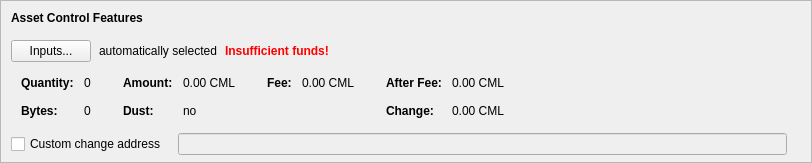
      <widget class="QFrame" name="frameAssetControl">
       <property name="sizePolicy">
        <sizepolicy hsizetype="Expanding" vsizetype="Fixed">
         <horstretch>0</horstretch>
         <verstretch>0</verstretch>
        </sizepolicy>
       </property>
       <property name="maximumSize">
        <size>
         <width>16777215</width>
         <height>16777215</height>
        </size>
       </property>
       <property name="frameShape">
        <enum>QFrame::StyledPanel</enum>
       </property>
       <property name="frameShadow">
        <enum>QFrame::Sunken</enum>
       </property>
       <layout class="QVBoxLayout" name="verticalLayoutAssetControl2">
        <property name="spacing">
         <number>0</number>
        </property>
        <property name="leftMargin">
         <number>0</number>
        </property>
        <property name="topMargin">
         <number>0</number>
        </property>
        <property name="rightMargin">
         <number>0</number>
        </property>
        <property name="bottomMargin">
         <number>6</number>
        </property>
        <item>
         <layout class="QVBoxLayout" name="verticalLayoutAssetControl" stretch="0,0,0,0,1">
          <property name="spacing">
           <number>0</number>
          </property>
          <property name="leftMargin">
           <number>10</number>
          </property>
          <property name="topMargin">
           <number>10</number>
          </property>
          <item>
           <layout class="QHBoxLayout" name="horizontalLayoutAssetControl1">
            <property name="bottomMargin">
             <number>15</number>
            </property>
            <item>
             <widget class="QLabel" name="labelAssetControlFeatures">
              <property name="sizePolicy">
               <sizepolicy hsizetype="Preferred" vsizetype="Maximum">
                <horstretch>0</horstretch>
                <verstretch>0</verstretch>
               </sizepolicy>
              </property>
              <property name="font">
               <font>
                <weight>75</weight>
                <bold>true</bold>
               </font>
              </property>
              <property name="styleSheet">
               <string notr="true">font-weight:bold;</string>
              </property>
              <property name="text">
               <string>Asset Control Features</string>
              </property>
             </widget>
            </item>
           </layout>
          </item>
          <item>
           <layout class="QHBoxLayout" name="horizontalLayoutAssetControl2" stretch="0,0,0,0">
            <property name="spacing">
             <number>8</number>
            </property>
            <property name="bottomMargin">
             <number>10</number>
            </property>
            <item>
             <widget class="QPushButton" name="pushButtonAssetControl">
              <property name="styleSheet">
               <string notr="true"/>
              </property>
              <property name="text">
               <string>Inputs...</string>
              </property>
              <property name="autoDefault">
               <bool>false</bool>
              </property>
             </widget>
            </item>
            <item>
             <widget class="QLabel" name="labelAssetControlAutomaticallySelected">
              <property name="text">
               <string>automatically selected</string>
              </property>
              <property name="margin">
               <number>5</number>
              </property>
             </widget>
            </item>
            <item>
             <widget class="QLabel" name="labelAssetControlInsuffFunds">
              <property name="font">
               <font>
                <weight>75</weight>
                <bold>true</bold>
               </font>
              </property>
              <property name="styleSheet">
               <string notr="true">color:red;font-weight:bold;</string>
              </property>
              <property name="text">
               <string>Insufficient funds!</string>
              </property>
              <property name="margin">
               <number>5</number>
              </property>
             </widget>
            </item>
            <item>
             <spacer name="horizontalSpacerAssetControl">
              <property name="orientation">
               <enum>Qt::Horizontal</enum>
              </property>
              <property name="sizeHint" stdset="0">
               <size>
                <width>40</width>
                <height>1</height>
               </size>
              </property>
             </spacer>
            </item>
           </layout>
          </item>
          <item>
           <widget class="QWidget" name="widgetAssetControl" native="true">
            <property name="sizePolicy">
             <sizepolicy hsizetype="Preferred" vsizetype="Preferred">
              <horstretch>0</horstretch>
              <verstretch>0</verstretch>
             </sizepolicy>
            </property>
            <property name="minimumSize">
             <size>
              <width>0</width>
              <height>0</height>
             </size>
            </property>
            <property name="styleSheet">
             <string notr="true"/>
            </property>
            <layout class="QHBoxLayout" name="horizontalLayoutAssetControl5">
             <property name="leftMargin">
              <number>0</number>
             </property>
             <property name="topMargin">
              <number>0</number>
             </property>
             <property name="rightMargin">
              <number>0</number>
             </property>
             <property name="bottomMargin">
              <number>0</number>
             </property>
             <item>
              <layout class="QHBoxLayout" name="horizontalLayoutAssetControl3" stretch="0,0,0,1">
               <property name="spacing">
                <number>20</number>
               </property>
               <property name="topMargin">
                <number>0</number>
               </property>
               <property name="bottomMargin">
                <number>10</number>
               </property>
               <item>
                <layout class="QFormLayout" name="formLayoutAssetControl1">
                 <property name="horizontalSpacing">
                  <number>10</number>
                 </property>
                 <property name="verticalSpacing">
                  <number>14</number>
                 </property>
                 <property name="leftMargin">
                  <number>10</number>
                 </property>
                 <property name="topMargin">
                  <number>4</number>
                 </property>
                 <property name="rightMargin">
                  <number>6</number>
                 </property>
                 <item row="0" column="0">
                  <widget class="QLabel" name="labelAssetControlQuantityText">
                   <property name="font">
                    <font>
                     <weight>75</weight>
                     <bold>true</bold>
                    </font>
                   </property>
                   <property name="text">
                    <string>Quantity:</string>
                   </property>
                   <property name="margin">
                    <number>0</number>
                   </property>
                  </widget>
                 </item>
                 <item row="0" column="1">
                  <widget class="QLabel" name="labelAssetControlQuantity">
                   <property name="cursor">
                    <cursorShape>IBeamCursor</cursorShape>
                   </property>
                   <property name="contextMenuPolicy">
                    <enum>Qt::ActionsContextMenu</enum>
                   </property>
                   <property name="text">
                    <string notr="true">0</string>
                   </property>
                   <property name="margin">
                    <number>0</number>
                   </property>
                   <property name="textInteractionFlags">
                    <set>Qt::LinksAccessibleByMouse|Qt::TextSelectableByKeyboard|Qt::TextSelectableByMouse</set>
                   </property>
                  </widget>
                 </item>
                 <item row="1" column="0">
                  <widget class="QLabel" name="labelAssetControlBytesText">
                   <property name="font">
                    <font>
                     <weight>75</weight>
                     <bold>true</bold>
                    </font>
                   </property>
                   <property name="text">
                    <string>Bytes:</string>
                   </property>
                  </widget>
                 </item>
                 <item row="1" column="1">
                  <widget class="QLabel" name="labelAssetControlBytes">
                   <property name="cursor">
                    <cursorShape>IBeamCursor</cursorShape>
                   </property>
                   <property name="contextMenuPolicy">
                    <enum>Qt::ActionsContextMenu</enum>
                   </property>
                   <property name="text">
                    <string notr="true">0</string>
                   </property>
                   <property name="textInteractionFlags">
                    <set>Qt::LinksAccessibleByMouse|Qt::TextSelectableByKeyboard|Qt::TextSelectableByMouse</set>
                   </property>
                  </widget>
                 </item>
                </layout>
               </item>
               <item>
                <layout class="QFormLayout" name="formLayoutAssetControl2">
                 <property name="horizontalSpacing">
                  <number>10</number>
                 </property>
                 <property name="verticalSpacing">
                  <number>14</number>
                 </property>
                 <property name="leftMargin">
                  <number>6</number>
                 </property>
                 <property name="topMargin">
                  <number>4</number>
                 </property>
                 <property name="rightMargin">
                  <number>6</number>
                 </property>
                 <item row="0" column="0">
                  <widget class="QLabel" name="labelAssetControlAmountText">
                   <property name="font">
                    <font>
                     <weight>75</weight>
                     <bold>true</bold>
                    </font>
                   </property>
                   <property name="text">
                    <string>Amount:</string>
                   </property>
                   <property name="margin">
                    <number>0</number>
                   </property>
                  </widget>
                 </item>
                 <item row="0" column="1">
                  <widget class="QLabel" name="labelAssetControlAmount">
                   <property name="cursor">
                    <cursorShape>IBeamCursor</cursorShape>
                   </property>
                   <property name="contextMenuPolicy">
                    <enum>Qt::ActionsContextMenu</enum>
                   </property>
                   <property name="text">
                    <string notr="true">0.00 CML</string>
                   </property>
                   <property name="textInteractionFlags">
                    <set>Qt::LinksAccessibleByMouse|Qt::TextSelectableByKeyboard|Qt::TextSelectableByMouse</set>
                   </property>
                  </widget>
                 </item>
                 <item row="1" column="0">
                  <widget class="QLabel" name="labelAssetControlLowOutputText">
                   <property name="font">
                    <font>
                     <weight>75</weight>
                     <bold>true</bold>
                    </font>
                   </property>
                   <property name="text">
                    <string>Dust:</string>
                   </property>
                  </widget>
                 </item>
                 <item row="1" column="1">
                  <widget class="QLabel" name="labelAssetControlLowOutput">
                   <property name="cursor">
                    <cursorShape>IBeamCursor</cursorShape>
                   </property>
                   <property name="contextMenuPolicy">
                    <enum>Qt::ActionsContextMenu</enum>
                   </property>
                   <property name="text">
                    <string notr="true">no</string>
                   </property>
                   <property name="textInteractionFlags">
                    <set>Qt::LinksAccessibleByMouse|Qt::TextSelectableByKeyboard|Qt::TextSelectableByMouse</set>
                   </property>
                  </widget>
                 </item>
                </layout>
               </item>
               <item>
                <layout class="QFormLayout" name="formLayoutAssetControl3">
                 <property name="horizontalSpacing">
                  <number>10</number>
                 </property>
                 <property name="verticalSpacing">
                  <number>14</number>
                 </property>
                 <property name="leftMargin">
                  <number>6</number>
                 </property>
                 <property name="topMargin">
                  <number>4</number>
                 </property>
                 <property name="rightMargin">
                  <number>6</number>
                 </property>
                 <item row="0" column="0">
                  <widget class="QLabel" name="labelAssetControlFeeText">
                   <property name="font">
                    <font>
                     <weight>75</weight>
                     <bold>true</bold>
                    </font>
                   </property>
                   <property name="text">
                    <string>Fee:</string>
                   </property>
                   <property name="margin">
                    <number>0</number>
                   </property>
                  </widget>
                 </item>
                 <item row="0" column="1">
                  <widget class="QLabel" name="labelAssetControlFee">
                   <property name="cursor">
                    <cursorShape>IBeamCursor</cursorShape>
                   </property>
                   <property name="contextMenuPolicy">
                    <enum>Qt::ActionsContextMenu</enum>
                   </property>
                   <property name="text">
                    <string notr="true">0.00 CML</string>
                   </property>
                   <property name="textInteractionFlags">
                    <set>Qt::LinksAccessibleByMouse|Qt::TextSelectableByKeyboard|Qt::TextSelectableByMouse</set>
                   </property>
                  </widget>
                 </item>
                </layout>
               </item>
               <item>
                <layout class="QFormLayout" name="formLayoutAssetControl4">
                 <property name="horizontalSpacing">
                  <number>10</number>
                 </property>
                 <property name="verticalSpacing">
                  <number>14</number>
                 </property>
                 <property name="leftMargin">
                  <number>6</number>
                 </property>
                 <property name="topMargin">
                  <number>4</number>
                 </property>
                 <property name="rightMargin">
                  <number>6</number>
                 </property>
                 <item row="0" column="0">
                  <widget class="QLabel" name="labelAssetControlAfterFeeText">
                   <property name="font">
                    <font>
                     <weight>75</weight>
                     <bold>true</bold>
                    </font>
                   </property>
                   <property name="text">
                    <string>After Fee:</string>
                   </property>
                   <property name="margin">
                    <number>0</number>
                   </property>
                  </widget>
                 </item>
                 <item row="0" column="1">
                  <widget class="QLabel" name="labelAssetControlAfterFee">
                   <property name="cursor">
                    <cursorShape>IBeamCursor</cursorShape>
                   </property>
                   <property name="contextMenuPolicy">
                    <enum>Qt::ActionsContextMenu</enum>
                   </property>
                   <property name="text">
                    <string notr="true">0.00 CML</string>
                   </property>
                   <property name="textInteractionFlags">
                    <set>Qt::LinksAccessibleByMouse|Qt::TextSelectableByKeyboard|Qt::TextSelectableByMouse</set>
                   </property>
                  </widget>
                 </item>
                 <item row="1" column="0">
                  <widget class="QLabel" name="labelAssetControlChangeText">
                   <property name="font">
                    <font>
                     <weight>75</weight>
                     <bold>true</bold>
                    </font>
                   </property>
                   <property name="text">
                    <string>Change:</string>
                   </property>
                  </widget>
                 </item>
                 <item row="1" column="1">
                  <widget class="QLabel" name="labelAssetControlChange">
                   <property name="cursor">
                    <cursorShape>IBeamCursor</cursorShape>
                   </property>
                   <property name="contextMenuPolicy">
                    <enum>Qt::ActionsContextMenu</enum>
                   </property>
                   <property name="text">
                    <string notr="true">0.00 CML</string>
                   </property>
                   <property name="textInteractionFlags">
                    <set>Qt::LinksAccessibleByMouse|Qt::TextSelectableByKeyboard|Qt::TextSelectableByMouse</set>
                   </property>
                  </widget>
                 </item>
                </layout>
               </item>
              </layout>
             </item>
            </layout>
           </widget>
          </item>
          <item>
           <layout class="QHBoxLayout" name="horizontalLayoutAssetControl4" stretch="0,0,0">
            <property name="spacing">
             <number>12</number>
            </property>
            <property name="sizeConstraint">
             <enum>QLayout::SetDefaultConstraint</enum>
            </property>
            <property name="topMargin">
             <number>5</number>
            </property>
            <property name="rightMargin">
             <number>5</number>
            </property>
            <item>
             <widget class="QCheckBox" name="checkBoxAssetControlChange">
              <property name="toolTip">
               <string>If this is activated, but the change address is empty or invalid, change will be sent to a newly generated address.</string>
              </property>
              <property name="text">
               <string>Custom change address</string>
              </property>
             </widget>
            </item>
            <item>
             <widget class="QValidatedLineEdit" name="lineEditAssetControlChange">
              <property name="enabled">
               <bool>false</bool>
              </property>
              <property name="sizePolicy">
               <sizepolicy hsizetype="Expanding" vsizetype="Fixed">
                <horstretch>0</horstretch>
                <verstretch>0</verstretch>
               </sizepolicy>
              </property>
             </widget>
            </item>
            <item>
             <widget class="QLabel" name="labelAssetControlChangeLabel">
              <property name="sizePolicy">
               <sizepolicy hsizetype="Preferred" vsizetype="Expanding">
                <horstretch>0</horstretch>
                <verstretch>0</verstretch>
               </sizepolicy>
              </property>
              <property name="minimumSize">
               <size>
                <width>0</width>
                <height>0</height>
               </size>
              </property>
              <property name="text">
               <string/>
              </property>
              <property name="margin">
               <number>3</number>
              </property>
             </widget>
            </item>
           </layout>
          </item>
          <item>
           <spacer name="verticalSpacerAssetControl">
            <property name="orientation">
             <enum>Qt::Vertical</enum>
            </property>
            <property name="sizeHint" stdset="0">
             <size>
              <width>800</width>
              <height>1</height>
             </size>
            </property>
           </spacer>
          </item>
         </layout>
        </item>
       </layout>
      </widget>
